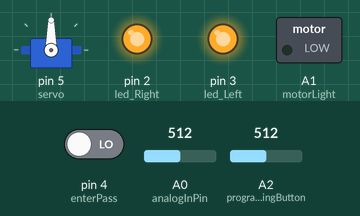
This sketch was run on a simulated Arduino Uno, built with avr-gcc and run on an emulated ATmega328P. Parts: servo, switched loads named in the sketch (green lamp = pin HIGH), output pins drawn as LEDs (lit = HIGH). The inputs (shaded band) are chosen by the test bench; at power-on: A0 (analogInPin) = 512, pin 4 (enterPass) LOW, A2 (programmingButton) = 512. EEPROM starts erased; what the sketch prints to the serial monitor is not drawn.

Above: at 5.2 s.
5.3 s: A0 (analogInPin) set to 788
At 10.7 s:
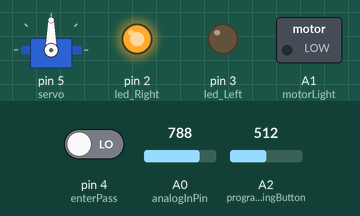
12.9 s: A0 (analogInPin) set to 800
25.6 s: pin 4 (enterPass) driven HIGH
At 39.1 s:
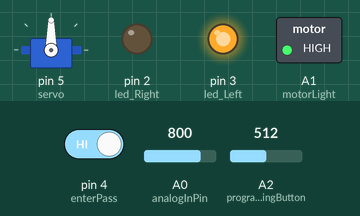
At 42.1 s:
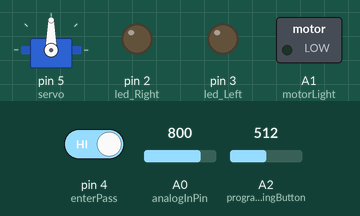
46.6 s: A0 (analogInPin) set to 716
Timing chart, 0 to 66.2 s (numbered marks = the images above; inputs shaded):
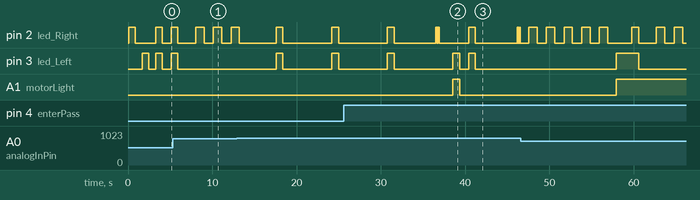

The sketch:

code.ino
```cpp
#include <EEPROM.h>
#include <Servo.h>

Servo servo;        //initialize a servo object for the connected servo
int angle = 0;


//const int PROGRAMMING_MODE = 3;

int analogInPin = A0;
int motorLight  = A1;
int programmingButton  = A2;

int enterPass = 4;
int led_Right = 2;
int led_Left  = 3;

int programming = 1;
long value = 0;

double sensorValue = 0;        // value read from the photoresistor
double roomL;
double handL;

bool lightC = true;
bool lightF = true;
bool stopAll = 0;

double lightCloseRange[] = {0,0};
double lightFarRange[] =   {0,0};


void setup() {
  // put your setup code here, to run once:
    servo.attach(5);      // attach the signal pin of servo to pin5 of arduino

    pinMode (analogInPin, INPUT);
    pinMode (led_Right, OUTPUT);
    pinMode (led_Left, OUTPUT);
    pinMode (motorLight, OUTPUT);

    pinMode (enterPass, INPUT);
    pinMode (programmingButton, INPUT);

    Serial.begin(9600);
    roomL = getRoomLight();
}

void loop() {
//   for(angle = 0; angle < 180; angle += 1)    // command to move from 0 degrees to 180 degrees
//  {
//    servo_test.write(angle);                 //command to rotate the servo to the specified angle
//    delay(15); }
  //Higher values of sensorValue represent more shade on the potentiometer
  //Lower values of sensorValue represent more light on the potentiometer
    int programmingMode = analogRead(programmingButton);
    int enterP = digitalRead(enterPass);
    int readMem = EEPROM.read(0);

     if(programmingMode > 100){
        delay(1050);
        digitalWrite(led_Right,HIGH);
        digitalWrite(led_Left,HIGH);
        delay(800);
        digitalWrite(led_Right,LOW);
        digitalWrite(led_Left,LOW);
        Serial.print("now entering programming mode");
        Serial.print("\n");
        delay(2000);
        programming_Mode();
        delay(2000);
      }


      if(enterP == HIGH){
        delay(200);
        digitalWrite(led_Right,HIGH);
        delay(75);
        digitalWrite(led_Right,LOW);
        delay(75);
        digitalWrite(led_Right,HIGH);
        delay(75);
        digitalWrite(led_Right,LOW);
        delay(75);
        digitalWrite(led_Right,HIGH);
        delay(75);
        digitalWrite(led_Right,LOW);
        delay(100);
        enterPassword();
      }


      if(readMem == 0) {
         digitalWrite(led_Left,LOW);
         analogWrite(motorLight,0);
      }

      if(readMem == 20){

            Serial.print("counterclockwise");
            Serial.print("\n");
          servo.write(180);
        for(angle = 0; angle <= 180; angle+=10)    // command to move from 0 degrees to 180 degrees
        {
          analogWrite(motorLight,255);
          delay(200);
          analogWrite(motorLight,0);
          delay(200);
          servo.write(angle);                 //command to rotate the servo to the specified angle
//          delay(10);
        }


        }

       if(readMem == 21){
            Serial.print("clockwise");
            Serial.print("\n");
            servo.write(180);
//         analogWrite(motorLight,255);
//         delay(50);
//         analogWrite(motorLight,0);
//         delay(50);
         for(angle = 180; angle>=0; angle-=10)     // command to move from 180 degrees to 0 degrees
          {
            analogWrite(motorLight,255);
            delay(75);
            analogWrite(motorLight,0);
            delay(75);
            servo.write(angle);              //command to rotate the servo to the specified angle
            delay(75);
          }


        }
}

double getRoomLight(){
  int roomLighting = 0;
  int i = 0;

  do{
    sensorValue = analogRead(analogInPin);
    roomLighting += sensorValue;
    i++;
    delay(10);
      }while(i<=6);
    digitalWrite(led_Right,HIGH);
    delay(800);
    digitalWrite(led_Right,LOW);
    delay(800);
    digitalWrite(led_Left,HIGH);
    delay(800);
    digitalWrite(led_Left,LOW);
    delay(800);
    digitalWrite(led_Right,HIGH);
    digitalWrite(led_Left,HIGH);
    delay(800);
    digitalWrite(led_Right,LOW);
    digitalWrite(led_Left,LOW);

  return (roomLighting = (roomLighting/7));
  }

  void enterPassword(){
    Serial.print("Please enter password");
    Serial.print("\n");
    delay(800);
    int storedVal = EEPROM.read(0);
    char passwordInput[] = "00000";


    for(int i = 7; i >= 3; i--){
    passwordInput[i] = handProximity();
    Serial.print(passwordInput[i]);
    Serial.print("\n");
    }

    Serial.print(passwordInput);
    Serial.print("\n");
    value = strtol(passwordInput, NULL, 2);
    if(value == storedVal){
      Serial.print("Password Correct!");
      Serial.print("\n");
      digitalWrite(led_Left,HIGH);
      analogWrite(motorLight,200);
      }
     else{
        Serial.print("Password incorrect!");
        Serial.print("\n");
      }

    value = 0;
    delay(800);

    }

  void programming_Mode(){

    char passwordStore[] = "00000";

    for(int i = 7; i >= 3; i--){
    passwordStore[i] = handProximity();
    Serial.print(passwordStore[i]);
    Serial.print("\n");
    }
    Serial.print(passwordStore);
    Serial.print("\n");
    value = strtol(passwordStore, NULL, 2);
    Serial.print(value);
    Serial.print("\n");
    EEPROM.write(0, value);
    value = 0;
    }


  char handProximity(){

        handL = analogRead(analogInPin);
      if(handL>810){
        handClose();
        Serial.print(handL);
        Serial.print("hand close");
        Serial.print("\n");
        return '1';
        }

       if (handL<800) {
        handFar();
         Serial.print(handL);
         Serial.print("hand far");
         Serial.print("\n");
         return '0';
        }

        delay(150);
    }

   void handClose(){
      digitalWrite(led_Right,HIGH);
      delay(200);
      digitalWrite(led_Right,LOW);
      delay(200);
      digitalWrite(led_Right,HIGH);
      delay(200);
      digitalWrite(led_Right,LOW);
      delay(1000);
    }

    void handFar(){
      delay(100);
      digitalWrite(led_Right,HIGH);
      delay(1000);
      digitalWrite(led_Right,LOW);
      delay(1000);
    }
```

Measured:
- after the input at 25.6 s, A1 (motorLight): LOW → HIGH after 13.0 s, → LOW 0.80 s later
